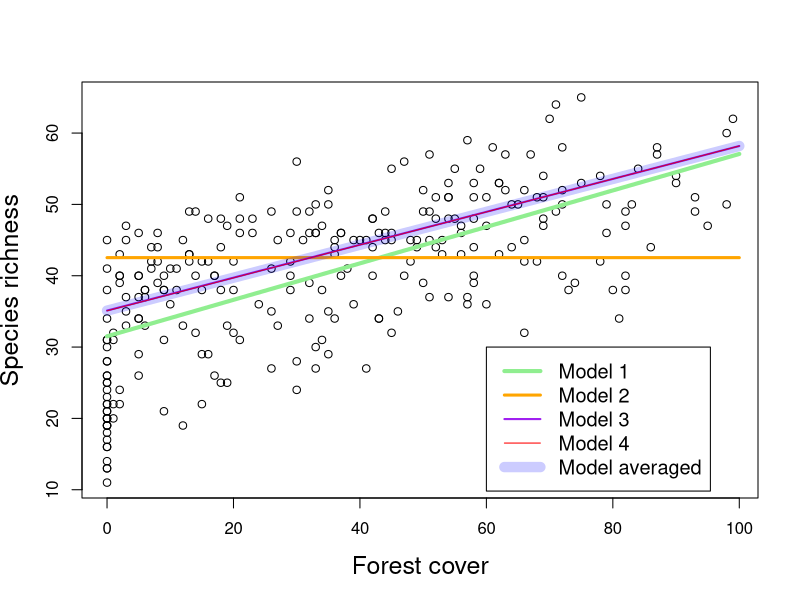

The R script that drew this image:
## ----swissData,size='small'----------------------------------------------
swissData <- read.csv("swissData.csv")
head(swissData, n=11)


## ----four-lms------------------------------------------------------------
fm1 <- lm(sppRichness ~ forest, data=swissData)
fm2 <- lm(sppRichness ~ elevation, data=swissData)
fm3 <- lm(sppRichness ~ forest + elevation +
          water, data=swissData)
fm4 <- lm(sppRichness ~ forest + elevation +
          I(elevation^2) + water, data=swissData)


## ----fm4,size='scriptsize'-----------------------------------------------
summary(fm4)


## ----anova-fm4,size='scriptsize'-----------------------------------------
summary.aov(fm4)


## ----n,size='footnotesize'-----------------------------------------------
n <- nrow(swissData)


## ----rss,size='footnotesize'---------------------------------------------
logL <- c(logLik(fm1), logLik(fm2), logLik(fm3), logLik(fm4))


## ----K,size='footnotesize'-----------------------------------------------
K <- c(3, 3, 5, 6)


## ----aic,size='footnotesize'---------------------------------------------
AIC <- -2*logL + 2*K


## ----delta,size='footnotesize'-------------------------------------------
delta <- AIC - min(AIC)


## ----w,size='footnotesize'-----------------------------------------------
w <- exp(-0.5*delta)/sum(exp(-0.5*delta))


## ----ms,size='footnotesize'----------------------------------------------
ms <- data.frame(logL, K, AIC, delta, w)
rownames(ms) <- c("fm1", "fm2", "fm3", "fm4")
round(ms, digits=2)


## ----ms-order,size='footnotesize'----------------------------------------
ms <- ms[order(ms$AIC),]
round(ms, digits=2)


## ----AIC-fn--------------------------------------------------------------
AIC(fm1, fm2, fm3, fm4)


## ----predData1,size='scriptsize'-----------------------------------------
predData1 <- data.frame(elevation=1000, forest=25, water="No")


## ----E1,size='scriptsize'------------------------------------------------
E1 <- predict(fm1, newdata=predData1, type="response")
as.numeric(E1) # remove names (optional)


## ----E2,size='scriptsize'------------------------------------------------
E2 <- predict(fm2, newdata=predData1, type="response")
as.numeric(E2)


## ----E3,size='scriptsize'------------------------------------------------
E3 <- predict(fm3, newdata=predData1, type="response")
as.numeric(E3)


## ----E4,size='scriptsize'------------------------------------------------
E4 <- predict(fm4, newdata=predData1, type="response")
as.numeric(E4)


## ----ma------------------------------------------------------------------
E1*w[1] + E2*w[2] + E3*w[3] + E4*w[4]


## ----Emat----------------------------------------------------------------
predData2 <- data.frame(forest=seq(0, 100, length=50),
                        elevation=1000, water="No")
E1 <- predict(fm1, newdata=predData2)
E2 <- predict(fm2, newdata=predData2)
E3 <- predict(fm3, newdata=predData2)
E4 <- predict(fm4, newdata=predData2)
Emat <- cbind(E1, E2, E3, E4)


## ----Evec----------------------------------------------------------------
Evec <- Emat %*% w


## ----reglines,fig.show='hide',fig.width=8,fig.height=6,size='tiny'-------
plot(sppRichness~forest, data=swissData, xlab="Forest cover", ylab="Species richness", cex.lab=1.5)
lines(E1 ~ forest, predData2, col="lightgreen", lwd=4)
lines(E2 ~ forest, predData2, col="orange", lwd=3)
lines(E3 ~ forest, predData2, col="purple", lwd=2)
lines(E4 ~ forest, predData2, col="red", lwd=1)
lines(Evec ~ forest, predData2, col=rgb(0,0,1,0.2), lwd=10)
legend(60, 30, c("Model 1","Model 2","Model 3","Model 4","Model averaged"), lty=1, cex=1.2,
       lwd=c(4,3,2,1,10), col=c("lightgreen", "orange", "purple", "red", rgb(0,0,1,0.2)))

